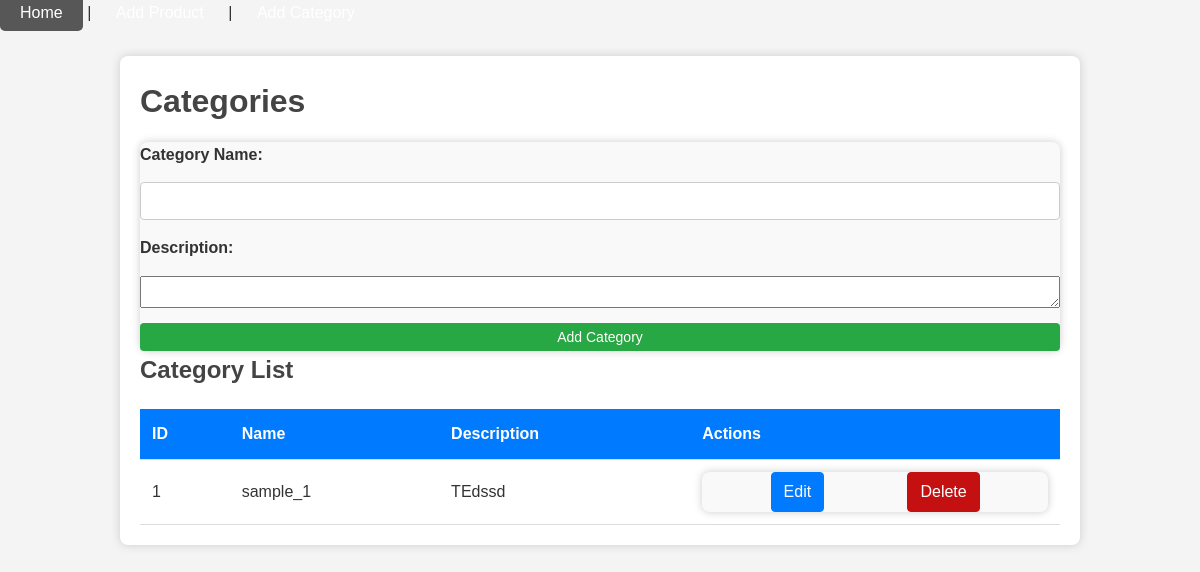
The page /categories on the database as committed earlier.
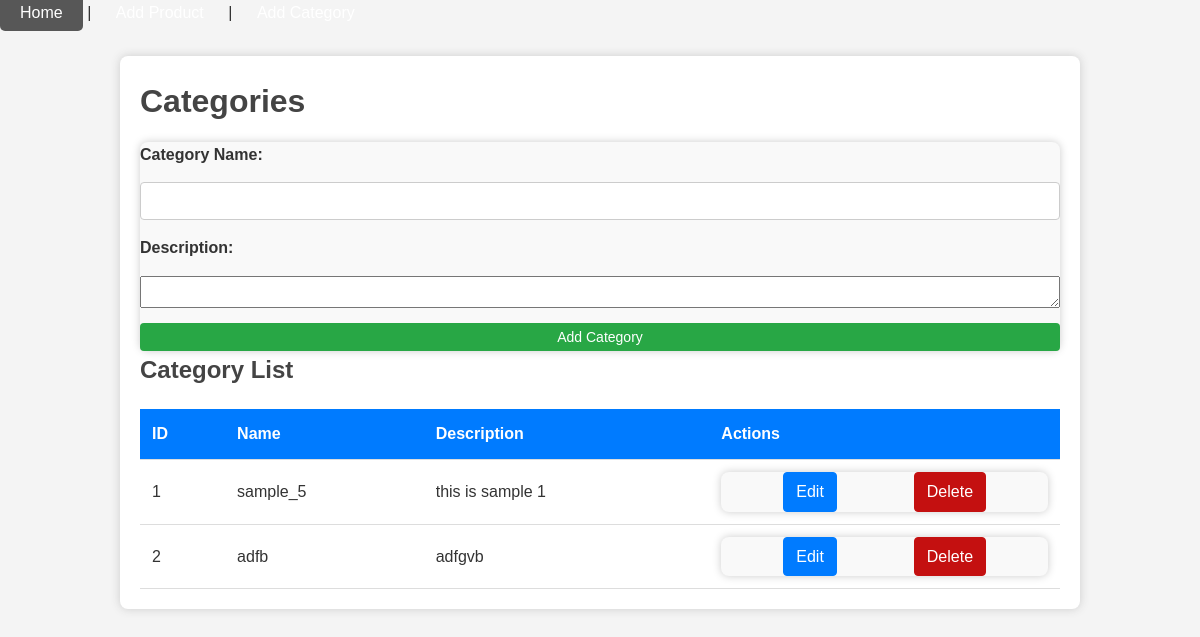
The same page on the database as committed later.
### models/db.py (models this page shows, shortened)
class Category(db.Model):
    __tablename__ = 'categories'
    id = db.Column(db.Integer, primary_key=True)
    name = db.Column(db.String(50), unique=True, nullable=False)
    description = db.Column(db.String(200), nullable=True)
    products = db.relationship('Product', backref='category', lazy=True)

### main.py (the view)
@app.route('/categories', methods=['GET'])
def list_categories():
    categories = Category.query.all()  # Fetch all categories
    return render_template('category.html', categories=categories)

### templates/category.html
{% extends "base.html" %} {% block content %}
<h1>Categories</h1>
<form method="POST" action="{{ url_for('add_category') }}" class="mb-4">
  <label for="name">Category Name:</label>
  <input type="text" name="name" required />
  <label for="description">Description:</label>
  <textarea name="description" required></textarea>
  <button
    type="submit"
    class="btn btn-primary"
    style="padding: 6px 12px; border-radius: 4px"
  >
    Add Category
  </button>
</form>
<h2>Category List</h2>
<table class="table table-striped">
  <thead>
    <tr>
      <th>ID</th>
      <th>Name</th>
      <th>Description</th>
      <th>Actions</th>
    </tr>
  </thead>
  <tbody>
    {% for category in categories %}
    <tr>
      <td>{{ category.id }}</td>
      <td>{{ category.name }}</td>
      <td>{{ category.description }}</td>
      <td>
        <form action="" style="display: flex; flex-direction: row; justify-content: space-evenly;">
          <div style="
          padding: 6px 12px;
          border-radius: 4px;
          text-decoration: none;
          color: white;
          background-color: #007bff;
          border: 1px solid #007bff;
        ">
            <a
              href="{{ url_for('update_category', category_id=category.id) }}"
              class="btn btn-primary btn-sm"
              style="text-decoration: none; color: white;"
            >
              Edit
            </a>
          </div>
          <div style="
          padding: 6px 12px;
          border-radius: 4px;
          text-decoration: none;
          color: white;
          background-color: #c41010;
          border: 1px solid #c41010;
        ">
            <a
              href="{{ url_for('delete_category', category_id=category.id) }}"
              class="btn btn-primary btn-sm"
              style="text-decoration: none; color: white"
            >
              Delete
            </a>
          </div>
        </form>
      </td>
    </tr>
    {% endfor %}
  </tbody>
</table>
{% endblock %}

Rows that differ between the two databases and show on the page:
changed Category id 1: name "sample_1" → "sample_5"; description "TEdssd" → "this is sample 1"
added Category: id "2", name "adfb", description "adfgvb"
